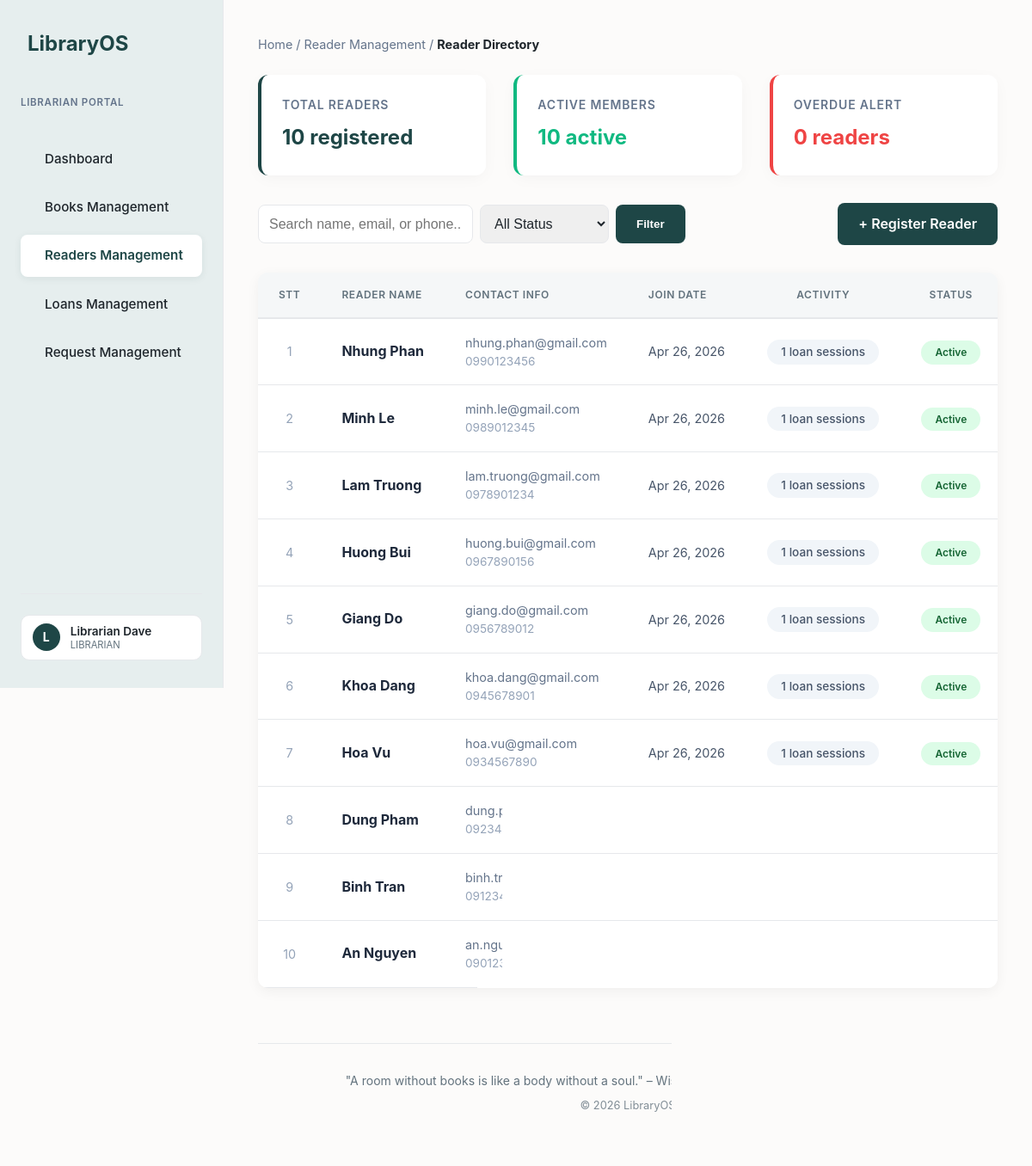
Page /reader_management/readers.php (signed in) on the committed database.
### tables this page shows
CREATE TABLE readers (
    id         INT AUTO_INCREMENT PRIMARY KEY,
    name       VARCHAR(150) NOT NULL,
    phone      VARCHAR(20)  UNIQUE,
    email      VARCHAR(100) UNIQUE,
    address    TEXT,
    dob        DATE,
    gender     ENUM('male', 'female', 'other') DEFAULT 'male',
    status     ENUM('active', 'inactive') DEFAULT 'active',
    account_id INT NULL DEFAULT NULL UNIQUE,
    created_at TIMESTAMP DEFAULT CURRENT_TIMESTAMP,
    FOREIGN KEY (account_id) REFERENCES accounts(id) ON DELETE SET NULL ON UPDATE CASCADE
);

### reader_management/readers.php (called while the page is built, shortened)
<?php
require_once '../env/config.php';
include '../inc/header.php';
$search_term = isset($_GET['search']) ? $_GET['search'] : '';
$total_readers_res = mysqli_query($db_connect, "SELECT COUNT(*) FROM readers");
$total_readers_count = mysqli_fetch_array($total_readers_res)[0];
$active_readers_res = mysqli_query($db_connect, "SELECT COUNT(*) FROM readers WHERE status = 'active'");
$active_readers_count = mysqli_fetch_array($active_readers_res)[0];
$overdue_readers_res = mysqli_query($db_connect, "SELECT COUNT(DISTINCT reader_id) FROM loans WHERE status = 'overdue'");
$overdue_readers_count = mysqli_fetch_array($overdue_readers_res)[0] ?: 0;
$where_clauses = [];
$where_sql = !empty($where_clauses) ? "WHERE " . implode(" AND ", $where_clauses) : "";
$readers_query = "
    SELECT r.*,
           (SELECT COUNT(*) FROM loans l WHERE l.reader_id = r.id) as loan_count
    FROM readers r
    $where_sql
    ORDER BY r.id DESC
";
$stmt = mysqli_prepare($db_connect, $readers_query);
mysqli_stmt_execute($stmt);
$readers_result = mysqli_stmt_get_result($stmt);
include 'views/readers_display.php';
include '../inc/footer.php';

### reader_management/views/readers_display.php (the view, shortened to what this page needs)
<div class="breadcrumb" style="margin-bottom: 1.5rem; color: #64748b; font-size: 0.9rem;">
    Home / Reader Management / <strong style="color: var(--text-color);">Reader Directory</strong>
</div>
<div class="stats-grid" style="grid-template-columns: repeat(3, 1fr); margin-bottom: 2rem;">
    <div class="stat-card" style="padding: 1.5rem; border-left-color: var(--primary-color);">
        <h3 style="margin-bottom: 0.5rem; font-size: 0.875rem; text-transform: uppercase; color: #64748b;">Total Readers</h3>
        <div class="value" style="font-size: 1.5rem; font-weight: 700;"><?php echo $total_readers_count; ?> registered</div>
    </div>
    <div class="stat-card" style="padding: 1.5rem; border-left-color: #10b981;">
        <h3 style="margin-bottom: 0.5rem; font-size: 0.875rem; text-transform: uppercase; color: #64748b;">Active Members</h3>
        <div class="value" style="font-size: 1.5rem; font-weight: 700; color: #10b981;"><?php echo $active_readers_count; ?> active</div>
    </div>
    <div class="stat-card" style="padding: 1.5rem; border-left-color: #ef4444;">
        <h3 style="margin-bottom: 0.5rem; font-size: 0.875rem; text-transform: uppercase; color: #64748b;">Overdue Alert</h3>
        <div class="value" style="font-size: 1.5rem; font-weight: 700; color: #ef4444;"><?php echo $overdue_readers_count; ?> readers</div>
    </div>
</div>
<div class="toolbar" style="display: flex; justify-content: space-between; align-items: center; margin-bottom: 2rem; flex-wrap: wrap; gap: 1rem;">
    <form action="" method="GET" style="display: flex; gap: 0.5rem; flex: 1; min-width: 300px; max-width: 600px;">
        <input type="text" name="search" placeholder="Search name, email, or phone..." class="search-input" value="<?php echo htmlspecialchars($search_term); ?>" style="width: 250px; border-radius: 8px;">
        <select name="filter" class="search-input" style="width: 150px; padding: 0.75rem; border-radius: 8px;">
            <option value="all">All Status</option>
        </select>
        <button type="submit" class="btn btn-primary" style="border-radius: 8px;">Filter</button>
    </form>
    <a href="reader_add.php" class="btn btn-primary" style="border-radius: 8px;">+ Register Reader</a>
</div>
<div class="table-container" style="border-radius: 12px; overflow-x: auto; box-shadow: 0 4px 15px rgba(0,0,0,0.05); width: 100%;">
    <table class="datatable">
        <thead>
            <tr style="background: #f8fafc;">
                <th width="60" style="text-align: center;">STT</th>
                <th style="text-align: left;">Reader Name</th>
                <th style="text-align: left;">Contact Info</th>
                <th style="text-align: left;">Join Date</th>
                <th style="text-align: center;">Activity</th>
                <th style="text-align: center;">Status</th>
            </tr>
        </thead>
        <tbody>
            <?php if (mysqli_num_rows($readers_result) == 0): ?>
                <tr><td colspan="7" align="center" style="padding: 3rem; color: #64748b;">No readers found.</td></tr>
            <?php else: ?>
                <?php $stt = 1; while ($reader = mysqli_fetch_assoc($readers_result)): ?>
                    <tr>
                        <td align="center" style="color: #94a3b8; font-size: 0.9rem;">
                            <?php echo $stt++; ?>
                        </td>
                        <td>
                            <strong style="font-size: 1rem; color: #1e293b; font-weight: 700;"><?php echo htmlspecialchars($reader['name']); ?></strong>
                        </td>
                        <td>
                            <div style="color: #64748b; font-size: 0.9rem;"><?php echo htmlspecialchars($reader['email']); ?></div>
                            <div style="color: #94a3b8; font-size: 0.85rem;"><?php echo htmlspecialchars($reader['phone']); ?></div>
                        </td>
                        <td>
                            <div style="color: #475569; font-size: 0.9rem;"><?php echo date('M d, Y', strtotime($reader['created_at'])); ?></div>
                        </td>
                        <td align="center">
                            <span style="background: #f1f5f9; color: #475569; padding: 0.4rem 1rem; border-radius: 20px; font-size: 0.85rem; font-weight: 500;">
                                <?php echo $reader['loan_count']; ?> loan sessions
                            </span>
                        </td>
                        <td align="center">
                            <span class="badge" style="background: <?php echo $reader['status'] == 'active' ? '#dcfce7' : '#f1f5f9'; ?>; color: <?php echo $reader['status'] == 'active' ? '#166534' : '#475569'; ?>; border-radius: 20px; padding: 0.4rem 1rem;">
                                <?php echo ucfirst($reader['status']); ?>
                            </span>
                        </td>
                    </tr>
                <?php endwhile; ?>
            <?php endif; ?>
        </tbody>
    </table>
</div>

### css/style.css (style rules this page uses)
:root { --primary-color: #1e4646; --primary-light: #e6eeee; --bg-color: #fcfbfa; --text-color: #1e252b; --text-muted: #62727d; --card-bg: #ffffff; --border-color: #e6e8eb; --danger: #cb4343; --success: #2e7d5a; }
* { margin: 0; padding: 0; box-sizing: border-box; }
body { font-family: 'Inter', system-ui, -apple-system, sans-serif; background-color: var(--bg-color); color: var(--text-color); line-height: 1.6; -webkit-font-smoothing: antialiased; }
.stats-grid { display: grid; grid-template-columns: repeat(auto-fit, minmax(250px, 1fr)); gap: 2rem; margin-bottom: 3rem; }
.stat-card { background: var(--card-bg); padding: 2rem; border-radius: 12px; box-shadow: 0 4px 20px -2px rgba(30, 37, 43, 0.04), 0 2px 6px -1px rgba(30, 37, 43, 0.02); border-left: 4px solid var(--primary-color); }
.stat-card h3 { font-size: 0.8rem; text-transform: uppercase; letter-spacing: 0.06em; color: var(--text-muted); margin-bottom: 0.5rem; font-weight: 600; }
.stat-card .value { font-size: 2.25rem; font-weight: 700; color: var(--primary-color); }
input, select, textarea { width: 100%; padding: 0.75rem; border: 1px solid var(--border-color); border-radius: 8px; font-size: 1rem; color: var(--text-color); transition: border-color 0.3s, box-shadow 0.3s; }
.btn { display: inline-block; padding: 0.75rem 1.5rem; border-radius: 8px; font-weight: 600; text-decoration: none; cursor: pointer; border: none; transition: opacity 0.3s, transform 0.1s; }
.btn-primary { background-color: var(--primary-color); color: white; }
.table-container { background: var(--card-bg); border-radius: 12px; overflow-x: auto; overflow-y: hidden; box-shadow: 0 4px 20px -2px rgba(30, 37, 43, 0.04), 0 2px 6px -1px rgba(30, 37, 43, 0.02); }
table { width: 100%; border-collapse: collapse; }
th { background-color: #f5f7f8; color: var(--text-muted); text-align: center; padding: 1rem; font-weight: 600; position: sticky; top: 0; z-index: 10; }
td { padding: 1rem; border-bottom: 1px solid var(--border-color); background-color: var(--card-bg); color: var(--text-color); }
.datatable, .datatable * { transition: none !important; transform: none !important; }
.search-input { width: auto; min-width: 150px; }
.badge { padding: 0.25rem 0.5rem; border-radius: 9999px; font-size: 0.75rem; font-weight: 600; }
.datatable { width: 100%; border-collapse: separate; border-spacing: 0; }
.datatable th { background: #f5f7f8; color: var(--text-muted); font-weight: 600; text-transform: uppercase; font-size: 0.75rem; letter-spacing: 0.05em; padding: 1rem 1.5rem; border-bottom: 2px solid var(--border-color); white-space: nowrap; }
.datatable td { padding: 1rem 1.5rem; border-bottom: 1px solid var(--border-color); vertical-align: middle; white-space: nowrap; }
.datatable tbody tr { transition: background-color 0.2s ease; }
body { display: flex; min-height: 100vh; }
:root { --shopee-orange: #ee4d2d; }

### rows in the picture
readers: name "Nhung Phan", email "nhung.phan@gmail.com", phone "0990123456", created_at "Apr 26, 2026", loan_count "1", status "Active"
readers: name "Minh Le", email "minh.le@gmail.com", phone "0989012345", created_at "Apr 26, 2026", loan_count "1", status "Active"
readers: name "Lam Truong", email "lam.truong@gmail.com", phone "0978901234", created_at "Apr 26, 2026", loan_count "1", status "Active"
readers: name "Huong Bui", email "huong.bui@gmail.com", phone "0967890156", created_at "Apr 26, 2026", loan_count "1", status "Active"
readers: name "Giang Do", email "giang.do@gmail.com", phone "0956789012", created_at "Apr 26, 2026", loan_count "1", status "Active"
readers: name "Khoa Dang", email "khoa.dang@gmail.com", phone "0945678901", created_at "Apr 26, 2026", loan_count "1", status "Active"
readers: name "Hoa Vu", email "hoa.vu@gmail.com", phone "0934567890", created_at "Apr 26, 2026", loan_count "1", status "Active"
readers: name "Dung Pham", email "dung.pham@gmail.com", phone "0923456789"
readers: name "Binh Tran", email "binh.tran@gmail.com", phone "0912345678"
readers: name "An Nguyen", email "an.nguyen@gmail.com", phone "0901234567"

### other values in the picture
substr($_SESSION['full_name'], 0, 1) "L"
$_SESSION['full_name'] "Librarian Dave"
$_SESSION['role_name'] "LIBRARIAN"
$total_readers_count "10"
$active_readers_count "10"
$overdue_readers_count "0"
